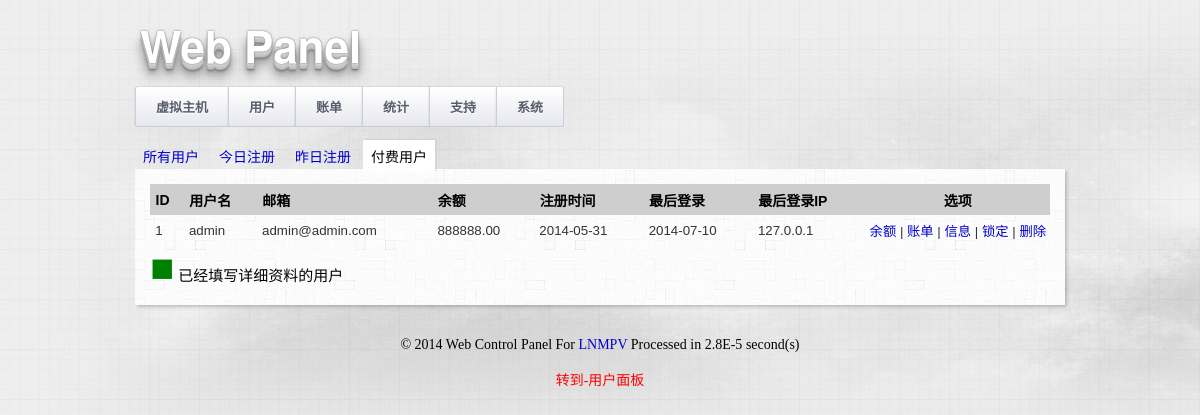
Screenshot of /admin_users.php?display=balance (signed in) with the database file from the repository.
### tables this page shows
CREATE TABLE IF NOT EXISTS `users` (
`ID` int(11) NOT NULL,
  `username` varchar(255) NOT NULL,
  `password` varchar(255) NOT NULL,
  `email` varchar(255) NOT NULL,
  `api_key` varchar(255) DEFAULT NULL,
  `locked` int(1) NOT NULL DEFAULT '0'
);

CREATE TABLE IF NOT EXISTS `users_extension` (
  `UserID` int(11) NOT NULL,
  `credit` double NOT NULL,
  `companyname` varchar(255) DEFAULT NULL,
  `email` varchar(255) DEFAULT NULL,
  `firstname` varchar(255) DEFAULT NULL,
  `lastname` varchar(255) DEFAULT NULL,
  `address1` varchar(255) DEFAULT NULL,
  `address2` varchar(255) DEFAULT NULL,
  `city` varchar(255) DEFAULT NULL,
  `state` varchar(255) DEFAULT NULL,
  `zip` varchar(255) DEFAULT NULL,
  `country` varchar(255) DEFAULT NULL,
  `phone1` varchar(255) DEFAULT NULL,
  `phone2` varchar(255) DEFAULT NULL,
  `qq` varchar(255) DEFAULT NULL,
  `regdate` datetime DEFAULT NULL,
  `regip` varchar(255) DEFAULT NULL,
  `lastlogindate` datetime DEFAULT NULL,
  `lastloginip` varchar(255) DEFAULT NULL
);

### function.php (called while the page is built, shortened)
<?php
function money($n){
	return sprintf ("%01.2f", is_numeric($n)?$n:0);
}

### admin_users.php (the view, shortened to what this page needs)
<?php
@include_once("header.php");
@include_once("function.php");
?>
<div id="page">
<table class="list sortable">
	<tr class="list_head">
		<th class="sortfirstasc">ID</th>
		<th>用户名</th>
		<th>邮箱</th>
		<th>余额</th>
		<th>注册时间</th>
		<th>最后登录</th>
		<th>最后登录IP</th>
		<th class="nosort" style="text-align: center">选项</th>
	</tr>
<?php
if($user_display == "todayreg") {
	$result_users = mysql_query("select users.* FROM users,users_extension WHERE to_days(users_extension.regdate) = to_days(now()) AND users_extension.UserID = users.ID;");
} elseif($user_display == "balance") {
	$result_users = mysql_query("select users.* FROM users,users_extension WHERE credit!=0 AND users_extension.UserID = users.ID");
} elseif($user_display == "yesterdayreg") {
	$result_users = mysql_query("select users.* FROM users,users_extension WHERE to_days(NOW()) - to_days(users_extension.regdate) <= 1 AND to_days(users_extension.regdate) != to_days(now()) AND users_extension.UserID = users.ID;");
} elseif($user_display == 'all') {
	$result_users = mysql_query("select * FROM users");
} else {
	ForceDie();
}
while($row_user = mysql_fetch_array($result_users)) {
$row_user_extension = mysql_fetch_array(mysql_query("select * FROM users_extension WHERE UserID=" . $row_user['ID']))
?>
		<tr class="list_entry" <?php
		if ($row_user['ID'] == @$_GET['highlightserverid']) echo ' style="background-color:#97CBFF;"';
		?>>
			<td class="sortfirstdesc"><?php echo $row_user['ID']; ?></td>
			<td><?php
			if (!($row_user_extension['companyname'] == '' && $row_user_extension['firstname'] == '' && $row_user_extension['address1'] == '' && $row_user_extension['address2'] == '')) {
				echo '<span style="color: green; font-weight: bold">' . $row_user['username'] . "</span>";
			} else {
				echo $row_user['username'];
			}
			?></td>
			<td><?php echo $row_user['email']; ?></td>
			<td><?php echo !empty($row_user_extension['credit'])?money($row_user_extension['credit']):''; ?></td>
			<td title="<?php echo $row_user_extension['regdate']; ?>"><?php echo date("Y-m-d", strtotime($row_user_extension['regdate'])); ?></td>
			<td title="<?php echo $row_user_extension['lastlogindate']; ?>"><?php echo date("Y-m-d", strtotime($row_user_extension['lastlogindate'])); ?></td>
			<td title="<?php echo $row_user_extension['lastloginip']; ?>"><?php
			if (strlen($row_user_extension['lastloginip']) > 15)
			{
				echo substr($row_user_extension['lastloginip'],0,15).'...';
			} else {
				echo $row_user_extension['lastloginip'];
			}
			?></td>
			<td class="list_options">
				<a href="admin_user_balance.php?userid=<?php echo $row_user['ID']; ?>">余额</a>
				|
				<a href="admin_billing.php?display=user_all&userid=<?php echo $row_user['ID']; ?>">账单</a>
				|
				<a href="admin_user_info.php?userid=<?php echo $row_user['ID']; ?>">信息</a>
				|
				<?php if ( 1 == $row_user['locked']) { ?>
				<a href="admin_users.php?action=lock&locked=0&userid=<?php echo $row_user['ID']; ?>&display=<?php echo $_GET['display']; ?>">解锁</a>
				<?php } else { ?>
				<a href="admin_users.php?action=lock&locked=1&userid=<?php echo $row_user['ID']; ?>&display=<?php echo $_GET['display']; ?>">锁定</a>
				<?php } ?>
				|
				<a href="admin_user_delete.php?userid=<?php echo $row_user['ID']; ?>&display=<?php echo $_GET['display']; ?>">删除</a>
			</td>
		</tr>
		<?php
		}
		?>
</table>
<span style="color:green;font-size:40px;">■</span> 已经填写详细资料的用户
</div>
<?php @include_once("footer.php") ?>

### css/manager.css (style rules this page uses)
@media screen and (-webkit-min-device-pixel-ratio:0) { #page { background-color:RED; } }
body { background:url(../images/container-background.jpg); color:#000; margin:0px; text-align:center; }
a { text-decoration:none; }
a:link { color:#0000CC; }
#page { background:url(../images/light_wool.png); text-align:left; margin:0px auto; padding:15px 15px 15px 15px; width:900px; font-family:arial,helvetica,sans-serif; font-size:15px; box-shadow:2px 2px 3px rgba(0, 0, 0, 0.2); -moz-box-shadow:2px 2px 3px rgba(0, 0, 0, 0.2); -khtml-box-shadow:2px 2px 3px rgba(0, 0, 0, 0.2); -webkit-box-shadow:2px 2px 3px rgba(0, 0, 0, 0.2); }
.list { width:100%; border-spacing:5px; border-collapse:collapse; color:#333; font-size:14px; }
.list th { background-color: #CECECE; text-align:left; color:black; padding:0.4em 0.3em 0.4em 0.4em; font-weight:700; font-size:14px; }
.list td { padding:0.4em 0.3em 0.4em 0.4em; }
.list_head { background-color:#eee; color:black; font-size:14px; font-weight:500; }
.list_entry { border-bottom:1px solid #e8e8e8; font-size:13.3px; }
.list_entry:last-child, .list_entry_alt:last-child { border-bottom:0px; }
.list_options { text-align:right; white-space:nowrap; width:90px; }

### rows the page displays
users: ID "1", username "admin", email "admin@admin.com", users_extension.credit "888888.00", users_extension.regdate "2014-05-31", users_extension.lastlogindate "2014-07-10", users_extension.lastloginip "127.0.0.1"

### other values shown
$PanelName "Web"
$PanelSubName "Panel"
$lang['vhosts'] "虚拟主机"
$lang['users'] "用户"
$lang['billing'] "账单"
$lang['statistics'] "统计"
$lang['support'] "支持"
get_microtime()-$page_start_time "2.8E-5"
$lang['user_panel'] "用户面板"
